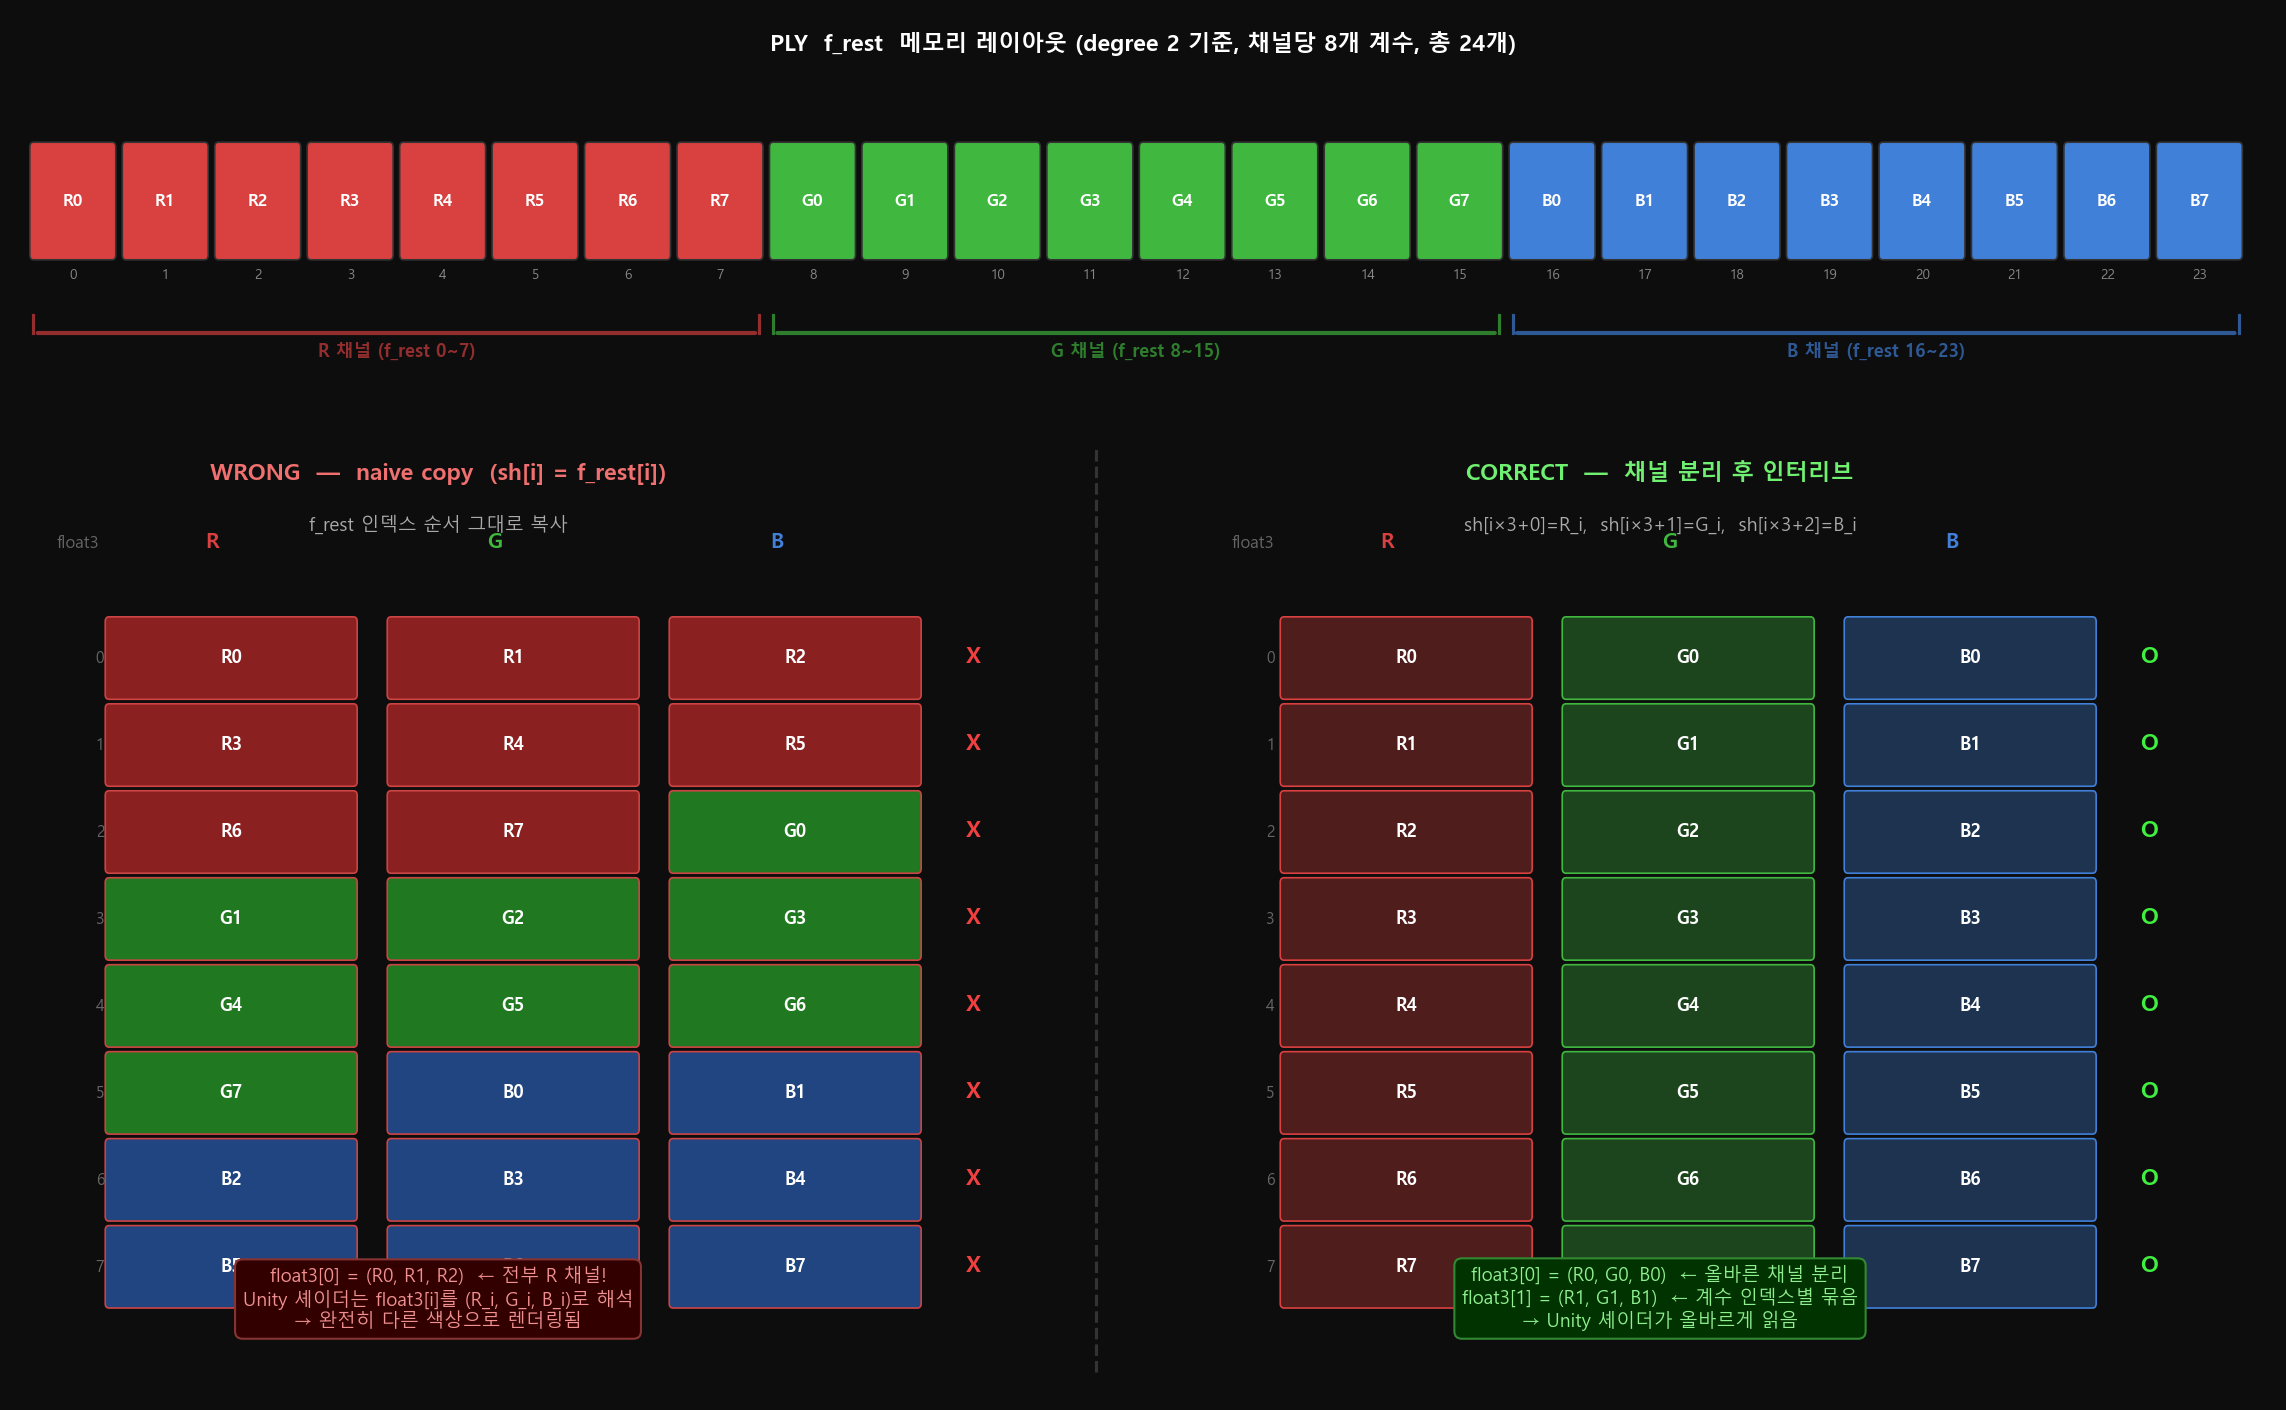

Reproduce this figure in Python.
"""SH 채널 순차 배열 ↔ 인터리브 불일치 시각화"""
import os
import matplotlib
matplotlib.use('Agg')
import matplotlib.pyplot as plt
import matplotlib.patches as mpatches

plt.rcParams['font.family'] = 'Malgun Gothic'
plt.rcParams['axes.unicode_minus'] = False

OUT = os.path.join(os.path.dirname(os.path.abspath(__file__)), 'sh_layout_mismatch.png')

BG      = '#0d0d0d'
C_R     = '#d94040'; C_G = '#40b840'; C_B = '#4080d9'
C_WRONG = '#662222'

fig = plt.figure(figsize=(16, 10))
fig.patch.set_facecolor(BG)

def rect(ax, x, y, w, h, fc, ec='#555', txt='', fs=8, bold=False):
    ax.add_patch(mpatches.FancyBboxPatch(
        (x, y), w, h, boxstyle='round,pad=0.04',
        fc=fc, ec=ec, lw=0.8, zorder=2))
    if txt:
        ax.text(x+w/2, y+h/2, txt, ha='center', va='center',
                fontsize=fs, color='white', fontweight='bold' if bold else 'normal', zorder=3)

# ── 섹션 1: PLY 메모리 레이아웃 ──────────────────────────────────────────
ax1 = fig.add_axes([0.03, 0.72, 0.94, 0.24])
ax1.set_facecolor('#111'); ax1.set_xlim(0, 24.4); ax1.set_ylim(0, 3); ax1.axis('off')
ax1.text(12.2, 2.7, 'PLY  f_rest  메모리 레이아웃 (degree 2 기준, 채널당 8개 계수, 총 24개)',
         ha='center', fontsize=11, color='white', fontweight='bold')

COLORS = [C_R]*8 + [C_G]*8 + [C_B]*8
LABELS = [f'R{i}' for i in range(8)] + [f'G{i}' for i in range(8)] + [f'B{i}' for i in range(8)]

for idx in range(24):
    x = idx + 0.2
    rect(ax1, x, 1.0, 0.85, 0.9, COLORS[idx], ec='#333', txt=LABELS[idx], fs=8, bold=True)
    ax1.text(x+0.43, 0.8, str(idx), ha='center', fontsize=6.5, color='#888')

for x0, x1, col, lbl in [
    (0.2,  8.05,  C_R+'aa', 'R 채널 (f_rest 0~7)'),
    (8.2,  16.05, C_G+'aa', 'G 채널 (f_rest 8~15)'),
    (16.2, 24.05, C_B+'aa', 'B 채널 (f_rest 16~23)'),
]:
    ax1.annotate('', xy=(x1, 0.35), xytext=(x0, 0.35),
                 arrowprops=dict(arrowstyle='-', color=col, lw=2))
    ax1.plot([x0, x0], [0.35, 0.5], color=col, lw=1.5)
    ax1.plot([x1, x1], [0.35, 0.5], color=col, lw=1.5)
    ax1.text((x0+x1)/2, 0.15, lbl, ha='center', fontsize=8.5, color=col, fontweight='bold')

# ── 섹션 2: WRONG vs CORRECT ─────────────────────────────────────────────
ax2 = fig.add_axes([0.03, 0.04, 0.94, 0.64])
ax2.set_facecolor('#111'); ax2.set_xlim(0, 24); ax2.set_ylim(0, 8.5); ax2.axis('off')

ax2.text(4.5, 8.1, 'WRONG  —  naive copy  (sh[i] = f_rest[i])',
         ha='center', fontsize=11, color='#f07070', fontweight='bold')
ax2.text(4.5, 7.65, 'f_rest 인덱스 순서 그대로 복사',
         ha='center', fontsize=9, color='#aaa', style='italic')
ax2.text(17.5, 8.1, 'CORRECT  —  채널 분리 후 인터리브',
         ha='center', fontsize=11, color='#70f070', fontweight='bold')
ax2.text(17.5, 7.65, 'sh[i×3+0]=R_i,  sh[i×3+1]=G_i,  sh[i×3+2]=B_i',
         ha='center', fontsize=9, color='#aaa', style='italic')

ax2.plot([11.5, 11.5], [0.2, 8.4], color='#333', lw=1.5, ls='--')

# R/G/B 컬럼 헤더 — 셀과 겹치지 않게 위로
for base_x in [1.0, 13.5]:
    for ci, (ch, col) in enumerate([('R', C_R), ('G', C_G), ('B', C_B)]):
        ax2.text(base_x + ci*3.0 + 1.1, 7.5, ch,
                 ha='center', fontsize=10, color=col, fontweight='bold')
    ax2.text(base_x - 0.1, 7.5, 'float3', ha='right', fontsize=8, color='#666')

# 채널 인덱스로 실제 채널 색상 반환
def ch_color_dark(label_idx):
    if label_idx < 8:   return '#8b2020'   # R 채널 (어두운 빨강)
    if label_idx < 16:  return '#207820'   # G 채널 (어두운 초록)
    return               '#204580'         # B 채널 (어두운 파랑)

# WRONG: 나이브 복사 시 float3[i] = (R_{3i}, R_{3i+1}, R_{3i+2})
# 각 셀은 실제 채널 색으로 칠하되 빨간 테두리로 오류 표시
for ri in range(8):
    base = ri * 3
    y = 6.2 - ri * 0.77
    ax2.text(0.95, y+0.28, f'{ri}', ha='right', fontsize=7.5, color='#666')
    for ci in range(3):
        idx = base + ci
        rect(ax2, 1.0 + ci*3.0, y, 2.6, 0.65, ch_color_dark(idx), ec='#cc4444',
             txt=LABELS[idx], fs=8.5, bold=True)
    ax2.text(10.2, y+0.28, 'X', ha='center', fontsize=11, color='#f04040', fontweight='bold')

# CORRECT: float3[i] = (R_i, G_i, B_i)
for ri in range(8):
    y = 6.2 - ri * 0.77
    ax2.text(13.4, y+0.28, f'{ri}', ha='right', fontsize=7.5, color='#666')
    for ci, (ch, col) in enumerate([(f'R{ri}', C_R), (f'G{ri}', C_G), (f'B{ri}', C_B)]):
        rect(ax2, 13.5 + ci*3.0, y, 2.6, 0.65, col+'55', ec=col,
             txt=ch, fs=8.5, bold=True)
    ax2.text(22.7, y+0.28, 'O', ha='center', fontsize=11, color='#40f040', fontweight='bold')

ax2.text(4.5, 0.6,
         'float3[0] = (R0, R1, R2)  ← 전부 R 채널!\n'
         'Unity 셰이더는 float3[i]를 (R_i, G_i, B_i)로 해석\n→ 완전히 다른 색상으로 렌더링됨',
         ha='center', fontsize=9, color='#f09090',
         bbox=dict(fc='#330000', ec='#883333', boxstyle='round,pad=0.4'))
ax2.text(17.5, 0.6,
         'float3[0] = (R0, G0, B0)  ← 올바른 채널 분리\n'
         'float3[1] = (R1, G1, B1)  ← 계수 인덱스별 묶음\n→ Unity 셰이더가 올바르게 읽음',
         ha='center', fontsize=9, color='#90f090',
         bbox=dict(fc='#003300', ec='#338833', boxstyle='round,pad=0.4'))

plt.savefig(OUT, dpi=150, bbox_inches='tight', facecolor=BG)
plt.close()
print('saved:', OUT)
